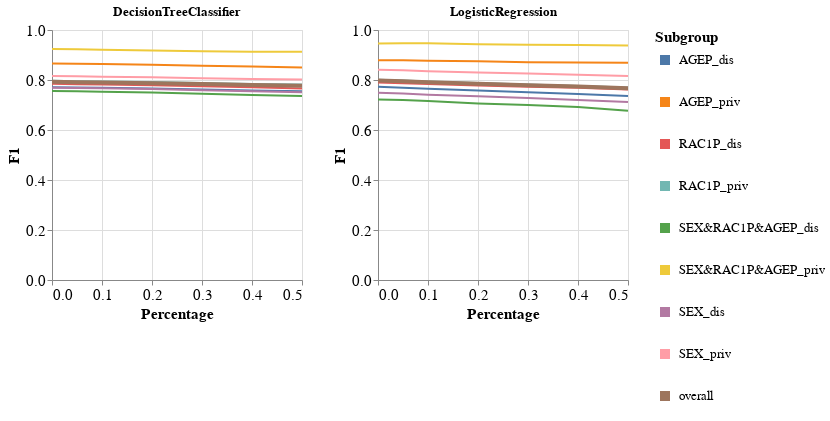

This figure's notebook cell:
### Code cell
visualizer.create_subgroups_grid_pct_lines_per_model_plot(subgroup_metric='F1',
                                                          target_preprocessing_technique=PREPROCESSING_TECHNIQUES[0],
                                                          model_names=MODEL_NAMES)

### Figure 1 — Vega-Lite specification as saved in the notebook (floating-point values rounded to 4 significant figures)
{"config": {"view": {"continuousWidth": 400, "continuousHeight": 300}, "axis": {"labelFontSize": 15, "titleFontSize": 15}, "legend": {"labelFontSize": 13, "symbolStrokeWidth": 10, "titleFontSize": 15}}, "vconcat": [{"hconcat": [{"mark": "line", "encoding": {"color": {"field": "Subgroup", "type": "nominal"}, "strokeWidth": {"condition": {"value": 4, "test": "datum.Subgroup == 'overall'"}, "value": 2}, "x": {"field": "Percentage", "type": "quantitative"}, "y": {"field": "Metric_Value", "title": "F1", "type": "quantitative"}}, "height": 250, "title": "DecisionTreeClassifier", "width": 250}, {"data": {"name": "data-7f8b6c21483a361a64792a1964124083"}, "mark": "line", "encoding": {"color": {"field": "Subgroup", "type": "nominal"}, "strokeWidth": {"condition": {"value": 4, "test": "datum.Subgroup == 'overall'"}, "value": 2}, "x": {"field": "Percentage", "type": "quantitative"}, "y": {"field": "Metric_Value", "title": "F1", "type": "quantitative"}}, "height": 250, "title": "LogisticRegression", "width": 250}]}], "data": {"name": "data-63c5df27a34fb61af94f0a54bb4d4f50"}, "$schema": "https://vega.github.io/schema/vega-lite/v4.17.0.json", "datasets": {"data-63c5df27a34fb61af94f0a54bb4d4f50": [{"Model_Name": "DecisionTreeClassifier", "Test_Set_Index": 0.0, "Metric": "F1", "Subgroup": "AGEP_dis", "Num_Estimators": 10.0, "Metric_Value": 0.7713, "Percentage": 0.0}, {"Model_Name": "DecisionTreeClassifier", "Test_Set_Index": 0.0, "Metric": "F1", "Subgroup": "AGEP_priv", "Num_Estimators": 10.0, "Metric_Value": 0.8663, "Percentage": 0.0}, {"Model_Name": "DecisionTreeClassifier", "Test_Set_Index": 0.0, "Metric": "F1", "Subgroup": "RAC1P_dis", "Num_Estimators": 10.0, "Metric_Value": 0.785, "Percentage": 0.0}, {"Model_Name": "DecisionTreeClassifier", "Test_Set_Index": 0.0, "Metric": "F1", "Subgroup": "RAC1P_priv", "Num_Estimators": 10.0, "Metric_Value": 0.7965, "Percentage": 0.0}, {"Model_Name": "DecisionTreeClassifier", "Test_Set_Index": 0.0, "Metric": "F1", "Subgroup": "SEX&RAC1P&AGEP_dis", "Num_Estimators": 10.0, "Metric_Value": 0.7559, "Percentage": 0.0}, {"Model_Name": "DecisionTreeClassifier", "Test_Set_Index": 0.0, "Metric": "F1", "Subgroup": "SEX&RAC1P&AGEP_priv", "Num_Estimators": 10.0, "Metric_Value": 0.9243, "Percentage": 0.0}, {"Model_Name": "DecisionTreeClassifier", "Test_Set_Index": 0.0, "Metric": "F1", "Subgroup": "SEX_dis", "Num_Estimators": 10.0, "Metric_Value": 0.7692, "Percentage": 0.0}, {"Model_Name": "DecisionTreeClassifier", "Test_Set_Index": 0.0, "Metric": "F1", "Subgroup": "SEX_priv", "Num_Estimators": 10.0, "Metric_Value": 0.8162, "Percentage": 0.0}, {"Model_Name": "DecisionTreeClassifier", "Test_Set_Index": 0.0, "Metric": "F1", "Subgroup": "overall", "Num_Estimators": 10.0, "Metric_Value": 0.7927, "Percentage": 0.0}, {"Model_Name": "DecisionTreeClassifier", "Test_Set_Index": 1.0, "Metric": "F1", "Subgroup": "AGEP_dis", "Num_Estimators": 10.0, "Metric_Value": 0.7699, "Percentage": 0.05}, {"Model_Name": "DecisionTreeClassifier", "Test_Set_Index": 1.0, "Metric": "F1", "Subgroup": "AGEP_priv", "Num_Estimators": 10.0, "Metric_Value": 0.8653, "Percentage": 0.05}, {"Model_Name": "DecisionTreeClassifier", "Test_Set_Index": 1.0, "Metric": "F1", "Subgroup": "RAC1P_dis", "Num_Estimators": 10.0, "Metric_Value": 0.7832, "Percentage": 0.05}, {"Model_Name": "DecisionTreeClassifier", "Test_Set_Index": 1.0, "Metric": "F1", "Subgroup": "RAC1P_priv", "Num_Estimators": 10.0, "Metric_Value": 0.7953, "Percentage": 0.05}, {"Model_Name": "DecisionTreeClassifier", "Test_Set_Index": 1.0, "Metric": "F1", "Subgroup": "SEX&RAC1P&AGEP_dis", "Num_Estimators": 10.0, "Metric_Value": 0.7548, "Percentage": 0.05}, {"Model_Name": "DecisionTreeClassifier", "Test_Set_Index": 1.0, "Metric": "F1", "Subgroup": "SEX&RAC1P&AGEP_priv", "Num_Estimators": 10.0, "Metric_Value": 0.9233, "Percentage": 0.05}, {"Model_Name": "DecisionTreeClassifier", "Test_Set_Index": 1.0, "Metric": "F1", "Subgroup": "SEX_dis", "Num_Estimators": 10.0, "Metric_Value": 0.7681, "Percentage": 0.05}, {"Model_Name": "DecisionTreeClassifier", "Test_Set_Index": 1.0, "Metric": "F1", "Subgroup": "SEX_priv", "Num_Estimators": 10.0, "Metric_Value": 0.8146, "Percentage": 0.05}, {"Model_Name": "DecisionTreeClassifier", "Test_Set_Index": 1.0, "Metric": "F1", "Subgroup": "overall", "Num_Estimators": 10.0, "Metric_Value": 0.7914, "Percentage": 0.05}, {"Model_Name": "DecisionTreeClassifier", "Test_Set_Index": 2.0, "Metric": "F1", "Subgroup": "AGEP_dis", "Num_Estimators": 10.0, "Metric_Value": 0.7686, "Percentage": 0.1}, {"Model_Name": "DecisionTreeClassifier", "Test_Set_Index": 2.0, "Metric": "F1", "Subgroup": "AGEP_priv", "Num_Estimators": 10.0, "Metric_Value": 0.864, "Percentage": 0.1}, {"Model_Name": "DecisionTreeClassifier", "Test_Set_Index": 2.0, "Metric": "F1", "Subgroup": "RAC1P_dis", "Num_Estimators": 10.0, "Metric_Value": 0.7818, "Percentage": 0.1}, {"Model_Name": "DecisionTreeClassifier", "Test_Set_Index": 2.0, "Metric": "F1", "Subgroup": "RAC1P_priv", "Num_Estimators": 10.0, "Metric_Value": 0.7942, "Percentage": 0.1}, {"Model_Name": "DecisionTreeClassifier", "Test_Set_Index": 2.0, "Metric": "F1", "Subgroup": "SEX&RAC1P&AGEP_dis", "Num_Estimators": 10.0, "Metric_Value": 0.7534, "Percentage": 0.1}, {"Model_Name": "DecisionTreeClassifier", "Test_Set_Index": 2.0, "Metric": "F1", "Subgroup": "SEX&RAC1P&AGEP_priv", "Num_Estimators": 10.0, "Metric_Value": 0.9212, "Percentage": 0.1}, {"Model_Name": "DecisionTreeClassifier", "Test_Set_Index": 2.0, "Metric": "F1", "Subgroup": "SEX_dis", "Num_Estimators": 10.0, "Metric_Value": 0.767, "Percentage": 0.1}, {"Model_Name": "DecisionTreeClassifier", "Test_Set_Index": 2.0, "Metric": "F1", "Subgroup": "SEX_priv", "Num_Estimators": 10.0, "Metric_Value": 0.8131, "Percentage": 0.1}, {"Model_Name": "DecisionTreeClassifier", "Test_Set_Index": 2.0, "Metric": "F1", "Subgroup": "overall", "Num_Estimators": 10.0, "Metric_Value": 0.7901, "Percentage": 0.1}, {"Model_Name": "DecisionTreeClassifier", "Test_Set_Index": 3.0, "Metric": "F1", "Subgroup": "AGEP_dis", "Num_Estimators": 10.0, "Metric_Value": 0.7657, "Percentage": 0.2}, {"Model_Name": "DecisionTreeClassifier", "Test_Set_Index": 3.0, "Metric": "F1", "Subgroup": "AGEP_priv", "Num_Estimators": 10.0, "Metric_Value": 0.8614, "Percentage": 0.2}, {"Model_Name": "DecisionTreeClassifier", "Test_Set_Index": 3.0, "Metric": "F1", "Subgroup": "RAC1P_dis", "Num_Estimators": 10.0, "Metric_Value": 0.7786, "Percentage": 0.2}, {"Model_Name": "DecisionTreeClassifier", "Test_Set_Index": 3.0, "Metric": "F1", "Subgroup": "RAC1P_priv", "Num_Estimators": 10.0, "Metric_Value": 0.7915, "Percentage": 0.2}, {"Model_Name": "DecisionTreeClassifier", "Test_Set_Index": 3.0, "Metric": "F1", "Subgroup": "SEX&RAC1P&AGEP_dis", "Num_Estimators": 10.0, "Metric_Value": 0.7496, "Percentage": 0.2}, {"Model_Name": "DecisionTreeClassifier", "Test_Set_Index": 3.0, "Metric": "F1", "Subgroup": "SEX&RAC1P&AGEP_priv", "Num_Estimators": 10.0, "Metric_Value": 0.9184, "Percentage": 0.2}, {"Model_Name": "DecisionTreeClassifier", "Test_Set_Index": 3.0, "Metric": "F1", "Subgroup": "SEX_dis", "Num_Estimators": 10.0, "Metric_Value": 0.7638, "Percentage": 0.2}, {"Model_Name": "DecisionTreeClassifier", "Test_Set_Index": 3.0, "Metric": "F1", "Subgroup": "SEX_priv", "Num_Estimators": 10.0, "Metric_Value": 0.8105, "Percentage": 0.2}, {"Model_Name": "DecisionTreeClassifier", "Test_Set_Index": 3.0, "Metric": "F1", "Subgroup": "overall", "Num_Estimators": 10.0, "Metric_Value": 0.7873, "Percentage": 0.2}, {"Model_Name": "DecisionTreeClassifier", "Test_Set_Index": 4.0, "Metric": "F1", "Subgroup": "AGEP_dis", "Num_Estimators": 10.0, "Metric_Value": 0.7621, "Percentage": 0.3}, {"Model_Name": "DecisionTreeClassifier", "Test_Set_Index": 4.0, "Metric": "F1", "Subgroup": "AGEP_priv", "Num_Estimators": 10.0, "Metric_Value": 0.8573, "Percentage": 0.3}, {"Model_Name": "DecisionTreeClassifier", "Test_Set_Index": 4.0, "Metric": "F1", "Subgroup": "RAC1P_dis", "Num_Estimators": 10.0, "Metric_Value": 0.7752, "Percentage": 0.3}, {"Model_Name": "DecisionTreeClassifier", "Test_Set_Index": 4.0, "Metric": "F1", "Subgroup": "RAC1P_priv", "Num_Estimators": 10.0, "Metric_Value": 0.7876, "Percentage": 0.3}, {"Model_Name": "DecisionTreeClassifier", "Test_Set_Index": 4.0, "Metric": "F1", "Subgroup": "SEX&RAC1P&AGEP_dis", "Num_Estimators": 10.0, "Metric_Value": 0.7453, "Percentage": 0.3}, {"Model_Name": "DecisionTreeClassifier", "Test_Set_Index": 4.0, "Metric": "F1", "Subgroup": "SEX&RAC1P&AGEP_priv", "Num_Estimators": 10.0, "Metric_Value": 0.9147, "Percentage": 0.3}, {"Model_Name": "DecisionTreeClassifier", "Test_Set_Index": 4.0, "Metric": "F1", "Subgroup": "SEX_dis", "Num_Estimators": 10.0, "Metric_Value": 0.7595, "Percentage": 0.3}, {"Model_Name": "DecisionTreeClassifier", "Test_Set_Index": 4.0, "Metric": "F1", "Subgroup": "SEX_priv", "Num_Estimators": 10.0, "Metric_Value": 0.8072, "Percentage": 0.3}, {"Model_Name": "DecisionTreeClassifier", "Test_Set_Index": 4.0, "Metric": "F1", "Subgroup": "overall", "Num_Estimators": 10.0, "Metric_Value": 0.7835, "Percentage": 0.3}, {"Model_Name": "DecisionTreeClassifier", "Test_Set_Index": 5.0, "Metric": "F1", "Subgroup": "AGEP_dis", "Num_Estimators": 10.0, "Metric_Value": 0.7584, "Percentage": 0.4}, {"Model_Name": "DecisionTreeClassifier", "Test_Set_Index": 5.0, "Metric": "F1", "Subgroup": "AGEP_priv", "Num_Estimators": 10.0, "Metric_Value": 0.8544, "Percentage": 0.4}, {"Model_Name": "DecisionTreeClassifier", "Test_Set_Index": 5.0, "Metric": "F1", "Subgroup": "RAC1P_dis", "Num_Estimators": 10.0, "Metric_Value": 0.771, "Percentage": 0.4}, {"Model_Name": "DecisionTreeClassifier", "Test_Set_Index": 5.0, "Metric": "F1", "Subgroup": "RAC1P_priv", "Num_Estimators": 10.0, "Metric_Value": 0.7844, "Percentage": 0.4}, {"Model_Name": "DecisionTreeClassifier", "Test_Set_Index": 5.0, "Metric": "F1", "Subgroup": "SEX&RAC1P&AGEP_dis", "Num_Estimators": 10.0, "Metric_Value": 0.7403, "Percentage": 0.4}, {"Model_Name": "DecisionTreeClassifier", "Test_Set_Index": 5.0, "Metric": "F1", "Subgroup": "SEX&RAC1P&AGEP_priv", "Num_Estimators": 10.0, "Metric_Value": 0.9129, "Percentage": 0.4}, {"Model_Name": "DecisionTreeClassifier", "Test_Set_Index": 5.0, "Metric": "F1", "Subgroup": "SEX_dis", "Num_Estimators": 10.0, "Metric_Value": 0.7554, "Percentage": 0.4}, {"Model_Name": "DecisionTreeClassifier", "Test_Set_Index": 5.0, "Metric": "F1", "Subgroup": "SEX_priv", "Num_Estimators": 10.0, "Metric_Value": 0.8041, "Percentage": 0.4}, {"Model_Name": "DecisionTreeClassifier", "Test_Set_Index": 5.0, "Metric": "F1", "Subgroup": "overall", "Num_Estimators": 10.0, "Metric_Value": 0.78, "Percentage": 0.4}, {"Model_Name": "DecisionTreeClassifier", "Test_Set_Index": 6.0, "Metric": "F1", "Subgroup": "AGEP_dis", "Num_Estimators": 10.0, "Metric_Value": 0.7551, "Percentage": 0.5}, {"Model_Name": "DecisionTreeClassifier", "Test_Set_Index": 6.0, "Metric": "F1", "Subgroup": "AGEP_priv", "Num_Estimators": 10.0, "Metric_Value": 0.8505, "Percentage": 0.5}, {"Model_Name": "DecisionTreeClassifier", "Test_Set_Index": 6.0, "Metric": "F1", "Subgroup": "RAC1P_dis", "Num_Estimators": 10.0, "Metric_Value": 0.7663, "Percentage": 0.5}, {"Model_Name": "DecisionTreeClassifier", "Test_Set_Index": 6.0, "Metric": "F1", "Subgroup": "RAC1P_priv", "Num_Estimators": 10.0, "Metric_Value": 0.7815, "Percentage": 0.5}, {"Model_Name": "DecisionTreeClassifier", "Test_Set_Index": 6.0, "Metric": "F1", "Subgroup": "SEX&RAC1P&AGEP_dis", "Num_Estimators": 10.0, "Metric_Value": 0.7358, "Percentage": 0.5}, {"Model_Name": "DecisionTreeClassifier", "Test_Set_Index": 6.0, "Metric": "F1", "Subgroup": "SEX&RAC1P&AGEP_priv", "Num_Estimators": 10.0, "Metric_Value": 0.9126, "Percentage": 0.5}, {"Model_Name": "DecisionTreeClassifier", "Test_Set_Index": 6.0, "Metric": "F1", "Subgroup": "SEX_dis", "Num_Estimators": 10.0, "Metric_Value": 0.7506, "Percentage": 0.5}, {"Model_Name": "DecisionTreeClassifier", "Test_Set_Index": 6.0, "Metric": "F1", "Subgroup": "SEX_priv", "Num_Estimators": 10.0, "Metric_Value": 0.8018, "Percentage": 0.5}, {"Model_Name": "DecisionTreeClassifier", "Test_Set_Index": 6.0, "Metric": "F1", "Subgroup": "overall", "Num_Estimators": 10.0, "Metric_Value": 0.7766, "Percentage": 0.5}], "data-7f8b6c21483a361a64792a1964124083": [{"Model_Name": "LogisticRegression", "Test_Set_Index": 0.0, "Metric": "F1", "Subgroup": "AGEP_dis", "Num_Estimators": 10.0, "Metric_Value": 0.7731, "Percentage": 0.0}, {"Model_Name": "LogisticRegression", "Test_Set_Index": 0.0, "Metric": "F1", "Subgroup": "AGEP_priv", "Num_Estimators": 10.0, "Metric_Value": 0.8787, "Percentage": 0.0}, {"Model_Name": "LogisticRegression", "Test_Set_Index": 0.0, "Metric": "F1", "Subgroup": "RAC1P_dis", "Num_Estimators": 10.0, "Metric_Value": 0.79, "Percentage": 0.0}, {"Model_Name": "LogisticRegression", "Test_Set_Index": 0.0, "Metric": "F1", "Subgroup": "RAC1P_priv", "Num_Estimators": 10.0, "Metric_Value": 0.8011, "Percentage": 0.0}, {"Model_Name": "LogisticRegression", "Test_Set_Index": 0.0, "Metric": "F1", "Subgroup": "SEX&RAC1P&AGEP_dis", "Num_Estimators": 10.0, "Metric_Value": 0.7219, "Percentage": 0.0}, {"Model_Name": "LogisticRegression", "Test_Set_Index": 0.0, "Metric": "F1", "Subgroup": "SEX&RAC1P&AGEP_priv", "Num_Estimators": 10.0, "Metric_Value": 0.9457, "Percentage": 0.0}, {"Model_Name": "LogisticRegression", "Test_Set_Index": 0.0, "Metric": "F1", "Subgroup": "SEX_dis", "Num_Estimators": 10.0, "Metric_Value": 0.7486, "Percentage": 0.0}, {"Model_Name": "LogisticRegression", "Test_Set_Index": 0.0, "Metric": "F1", "Subgroup": "SEX_priv", "Num_Estimators": 10.0, "Metric_Value": 0.8414, "Percentage": 0.0}, {"Model_Name": "LogisticRegression", "Test_Set_Index": 0.0, "Metric": "F1", "Subgroup": "overall", "Num_Estimators": 10.0, "Metric_Value": 0.7976, "Percentage": 0.0}, {"Model_Name": "LogisticRegression", "Test_Set_Index": 1.0, "Metric": "F1", "Subgroup": "AGEP_dis", "Num_Estimators": 10.0, "Metric_Value": 0.7693, "Percentage": 0.05}, {"Model_Name": "LogisticRegression", "Test_Set_Index": 1.0, "Metric": "F1", "Subgroup": "AGEP_priv", "Num_Estimators": 10.0, "Metric_Value": 0.8788, "Percentage": 0.05}, {"Model_Name": "LogisticRegression", "Test_Set_Index": 1.0, "Metric": "F1", "Subgroup": "RAC1P_dis", "Num_Estimators": 10.0, "Metric_Value": 0.7866, "Percentage": 0.05}, {"Model_Name": "LogisticRegression", "Test_Set_Index": 1.0, "Metric": "F1", "Subgroup": "RAC1P_priv", "Num_Estimators": 10.0, "Metric_Value": 0.7985, "Percentage": 0.05}, {"Model_Name": "LogisticRegression", "Test_Set_Index": 1.0, "Metric": "F1", "Subgroup": "SEX&RAC1P&AGEP_dis", "Num_Estimators": 10.0, "Metric_Value": 0.7197, "Percentage": 0.05}, {"Model_Name": "LogisticRegression", "Test_Set_Index": 1.0, "Metric": "F1", "Subgroup": "SEX&RAC1P&AGEP_priv", "Num_Estimators": 10.0, "Metric_Value": 0.9473, "Percentage": 0.05}, {"Model_Name": "LogisticRegression", "Test_Set_Index": 1.0, "Metric": "F1", "Subgroup": "SEX_dis", "Num_Estimators": 10.0, "Metric_Value": 0.7456, "Percentage": 0.05}, {"Model_Name": "LogisticRegression", "Test_Set_Index": 1.0, "Metric": "F1", "Subgroup": "SEX_priv", "Num_Estimators": 10.0, "Metric_Value": 0.8385, "Percentage": 0.05}, {"Model_Name": "LogisticRegression", "Test_Set_Index": 1.0, "Metric": "F1", "Subgroup": "overall", "Num_Estimators": 10.0, "Metric_Value": 0.7947, "Percentage": 0.05}, {"Model_Name": "LogisticRegression", "Test_Set_Index": 2.0, "Metric": "F1", "Subgroup": "AGEP_dis", "Num_Estimators": 10.0, "Metric_Value": 0.7649, "Percentage": 0.1}, {"Model_Name": "LogisticRegression", "Test_Set_Index": 2.0, "Metric": "F1", "Subgroup": "AGEP_priv", "Num_Estimators": 10.0, "Metric_Value": 0.8771, "Percentage": 0.1}, {"Model_Name": "LogisticRegression", "Test_Set_Index": 2.0, "Metric": "F1", "Subgroup": "RAC1P_dis", "Num_Estimators": 10.0, "Metric_Value": 0.7839, "Percentage": 0.1}, {"Model_Name": "LogisticRegression", "Test_Set_Index": 2.0, "Metric": "F1", "Subgroup": "RAC1P_priv", "Num_Estimators": 10.0, "Metric_Value": 0.7943, "Percentage": 0.1}, {"Model_Name": "LogisticRegression", "Test_Set_Index": 2.0, "Metric": "F1", "Subgroup": "SEX&RAC1P&AGEP_dis", "Num_Estimators": 10.0, "Metric_Value": 0.7157, "Percentage": 0.1}, {"Model_Name": "LogisticRegression", "Test_Set_Index": 2.0, "Metric": "F1", "Subgroup": "SEX&RAC1P&AGEP_priv", "Num_Estimators": 10.0, "Metric_Value": 0.9468, "Percentage": 0.1}, {"Model_Name": "LogisticRegression", "Test_Set_Index": 2.0, "Metric": "F1", "Subgroup": "SEX_dis", "Num_Estimators": 10.0, "Metric_Value": 0.7411, "Percentage": 0.1}, {"Model_Name": "LogisticRegression", "Test_Set_Index": 2.0, "Metric": "F1", "Subgroup": "SEX_priv", "Num_Estimators": 10.0, "Metric_Value": 0.8354, "Percentage": 0.1}, {"Model_Name": "LogisticRegression", "Test_Set_Index": 2.0, "Metric": "F1", "Subgroup": "overall", "Num_Estimators": 10.0, "Metric_Value": 0.7909, "Percentage": 0.1}, {"Model_Name": "LogisticRegression", "Test_Set_Index": 3.0, "Metric": "F1", "Subgroup": "AGEP_dis", "Num_Estimators": 10.0, "Metric_Value": 0.7576, "Percentage": 0.2}, {"Model_Name": "LogisticRegression", "Test_Set_Index": 3.0, "Metric": "F1", "Subgroup": "AGEP_priv", "Num_Estimators": 10.0, "Metric_Value": 0.8749, "Percentage": 0.2}, {"Model_Name": "LogisticRegression", "Test_Set_Index": 3.0, "Metric": "F1", "Subgroup": "RAC1P_dis", "Num_Estimators": 10.0, "Metric_Value": 0.7776, "Percentage": 0.2}, {"Model_Name": "LogisticRegression", "Test_Set_Index": 3.0, "Metric": "F1", "Subgroup": "RAC1P_priv", "Num_Estimators": 10.0, "Metric_Value": 0.7885, "Percentage": 0.2}, {"Model_Name": "LogisticRegression", "Test_Set_Index": 3.0, "Metric": "F1", "Subgroup": "SEX&RAC1P&AGEP_dis", "Num_Estimators": 10.0, "Metric_Value": 0.706, "Percentage": 0.2}, {"Model_Name": "LogisticRegression", "Test_Set_Index": 3.0, "Metric": "F1", "Subgroup": "SEX&RAC1P&AGEP_priv", "Num_Estimators": 10.0, "Metric_Value": 0.9434, "Percentage": 0.2}, {"Model_Name": "LogisticRegression", "Test_Set_Index": 3.0, "Metric": "F1", "Subgroup": "SEX_dis", "Num_Estimators": 10.0, "Metric_Value": 0.7346, "Percentage": 0.2}, {"Model_Name": "LogisticRegression", "Test_Set_Index": 3.0, "Metric": "F1", "Subgroup": "SEX_priv", "Num_Estimators": 10.0, "Metric_Value": 0.8298, "Percentage": 0.2}, {"Model_Name": "LogisticRegression", "Test_Set_Index": 3.0, "Metric": "F1", "Subgroup": "overall", "Num_Estimators": 10.0, "Metric_Value": 0.785, "Percentage": 0.2}, {"Model_Name": "LogisticRegression", "Test_Set_Index": 4.0, "Metric": "F1", "Subgroup": "AGEP_dis", "Num_Estimators": 10.0, "Metric_Value": 0.7514, "Percentage": 0.3}, {"Model_Name": "LogisticRegression", "Test_Set_Index": 4.0, "Metric": "F1", "Subgroup": "AGEP_priv", "Num_Estimators": 10.0, "Metric_Value": 0.871, "Percentage": 0.3}, {"Model_Name": "LogisticRegression", "Test_Set_Index": 4.0, "Metric": "F1", "Subgroup": "RAC1P_dis", "Num_Estimators": 10.0, "Metric_Value": 0.7732, "Percentage": 0.3}, {"Model_Name": "LogisticRegression", "Test_Set_Index": 4.0, "Metric": "F1", "Subgroup": "RAC1P_priv", "Num_Estimators": 10.0, "Metric_Value": 0.7825, "Percentage": 0.3}, {"Model_Name": "LogisticRegression", "Test_Set_Index": 4.0, "Metric": "F1", "Subgroup": "SEX&RAC1P&AGEP_dis", "Num_Estimators": 10.0, "Metric_Value": 0.7003, "Percentage": 0.3}, {"Model_Name": "LogisticRegression", "Test_Set_Index": 4.0, "Metric": "F1", "Subgroup": "SEX&RAC1P&AGEP_priv", "Num_Estimators": 10.0, "Metric_Value": 0.9406, "Percentage": 0.3}, {"Model_Name": "LogisticRegression", "Test_Set_Index": 4.0, "Metric": "F1", "Subgroup": "SEX_dis", "Num_Estimators": 10.0, "Metric_Value": 0.7276, "Percentage": 0.3}, {"Model_Name": "LogisticRegression", "Test_Set_Index": 4.0, "Metric": "F1", "Subgroup": "SEX_priv", "Num_Estimators": 10.0, "Metric_Value": 0.8255, "Percentage": 0.3}, {"Model_Name": "LogisticRegression", "Test_Set_Index": 4.0, "Metric": "F1", "Subgroup": "overall", "Num_Estimators": 10.0, "Metric_Value": 0.7795, "Percentage": 0.3}, {"Model_Name": "LogisticRegression", "Test_Set_Index": 5.0, "Metric": "F1", "Subgroup": "AGEP_dis", "Num_Estimators": 10.0, "Metric_Value": 0.7439, "Percentage": 0.4}, {"Model_Name": "LogisticRegression", "Test_Set_Index": 5.0, "Metric": "F1", "Subgroup": "AGEP_priv", "Num_Estimators": 10.0, "Metric_Value": 0.8696, "Percentage": 0.4}, {"Model_Name": "LogisticRegression", "Test_Set_Index": 5.0, "Metric": "F1", "Subgroup": "RAC1P_dis", "Num_Estimators": 10.0, "Metric_Value": 0.7686, "Percentage": 0.4}, {"Model_Name": "LogisticRegression", "Test_Set_Index": 5.0, "Metric": "F1", "Subgroup": "RAC1P_priv", "Num_Estimators": 10.0, "Metric_Value": 0.7759, "Percentage": 0.4}, {"Model_Name": "LogisticRegression", "Test_Set_Index": 5.0, "Metric": "F1", "Subgroup": "SEX&RAC1P&AGEP_dis", "Num_Estimators": 10.0, "Metric_Value": 0.6918, "Percentage": 0.4}, {"Model_Name": "LogisticRegression", "Test_Set_Index": 5.0, "Metric": "F1", "Subgroup": "SEX&RAC1P&AGEP_priv", "Num_Estimators": 10.0, "Metric_Value": 0.9395, "Percentage": 0.4}, {"Model_Name": "LogisticRegression", "Test_Set_Index": 5.0, "Metric": "F1", "Subgroup": "SEX_dis", "Num_Estimators": 10.0, "Metric_Value": 0.7201, "Percentage": 0.4}, {"Model_Name": "LogisticRegression", "Test_Set_Index": 5.0, "Metric": "F1", "Subgroup": "SEX_priv", "Num_Estimators": 10.0, "Metric_Value": 0.8207, "Percentage": 0.4}, {"Model_Name": "LogisticRegression", "Test_Set_Index": 5.0, "Metric": "F1", "Subgroup": "overall", "Num_Estimators": 10.0, "Metric_Value": 0.7736, "Percentage": 0.4}, {"Model_Name": "LogisticRegression", "Test_Set_Index": 6.0, "Metric": "F1", "Subgroup": "AGEP_dis", "Num_Estimators": 10.0, "Metric_Value": 0.736, "Percentage": 0.5}, {"Model_Name": "LogisticRegression", "Test_Set_Index": 6.0, "Metric": "F1", "Subgroup": "AGEP_priv", "Num_Estimators": 10.0, "Metric_Value": 0.8687, "Percentage": 0.5}, {"Model_Name": "LogisticRegression", "Test_Set_Index": 6.0, "Metric": "F1", "Subgroup": "RAC1P_dis", "Num_Estimators": 10.0, "Metric_Value": 0.7615, "Percentage": 0.5}, {"Model_Name": "LogisticRegression", "Test_Set_Index": 6.0, "Metric": "F1", "Subgroup": "RAC1P_priv", "Num_Estimators": 10.0, "Metric_Value": 0.7703, "Percentage": 0.5}, {"Model_Name": "LogisticRegression", "Test_Set_Index": 6.0, "Metric": "F1", "Subgroup": "SEX&RAC1P&AGEP_dis", "Num_Estimators": 10.0, "Metric_Value": 0.6774, "Percentage": 0.5}, {"Model_Name": "LogisticRegression", "Test_Set_Index": 6.0, "Metric": "F1", "Subgroup": "SEX&RAC1P&AGEP_priv", "Num_Estimators": 10.0, "Metric_Value": 0.9381, "Percentage": 0.5}, {"Model_Name": "LogisticRegression", "Test_Set_Index": 6.0, "Metric": "F1", "Subgroup": "SEX_dis", "Num_Estimators": 10.0, "Metric_Value": 0.7125, "Percentage": 0.5}, {"Model_Name": "LogisticRegression", "Test_Set_Index": 6.0, "Metric": "F1", "Subgroup": "SEX_priv", "Num_Estimators": 10.0, "Metric_Value": 0.8156, "Percentage": 0.5}, {"Model_Name": "LogisticRegression", "Test_Set_Index": 6.0, "Metric": "F1", "Subgroup": "overall", "Num_Estimators": 10.0, "Metric_Value": 0.7674, "Percentage": 0.5}]}}
